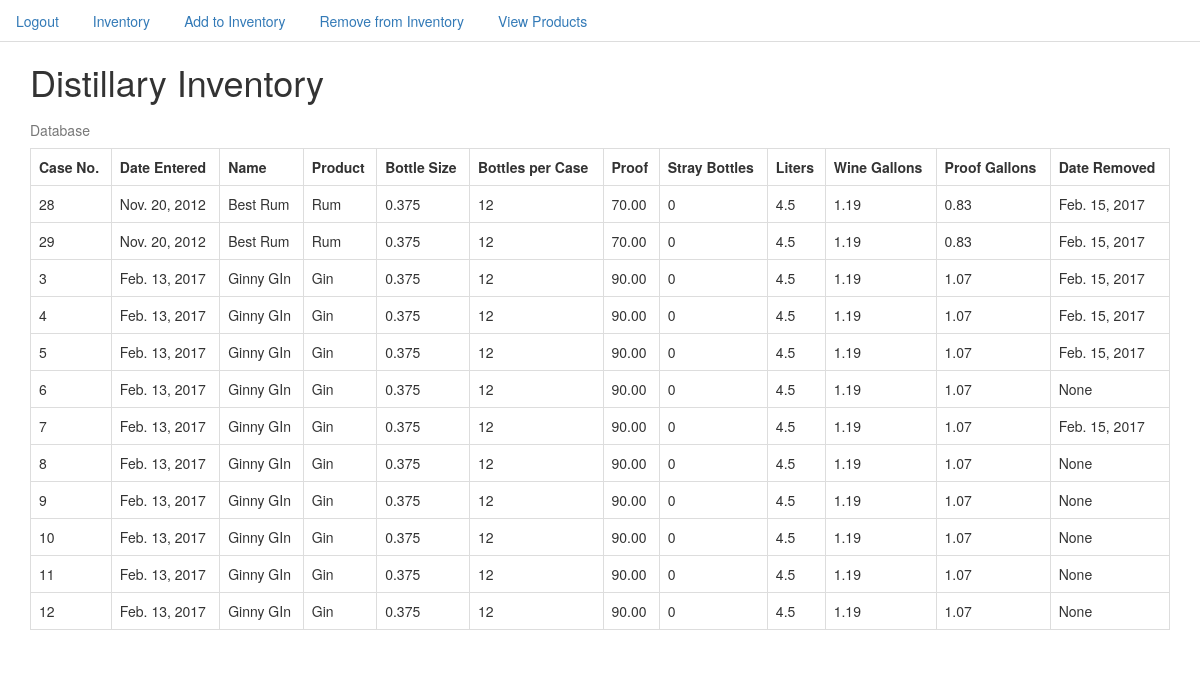
The app's page /inventory/ (signed in), older data.
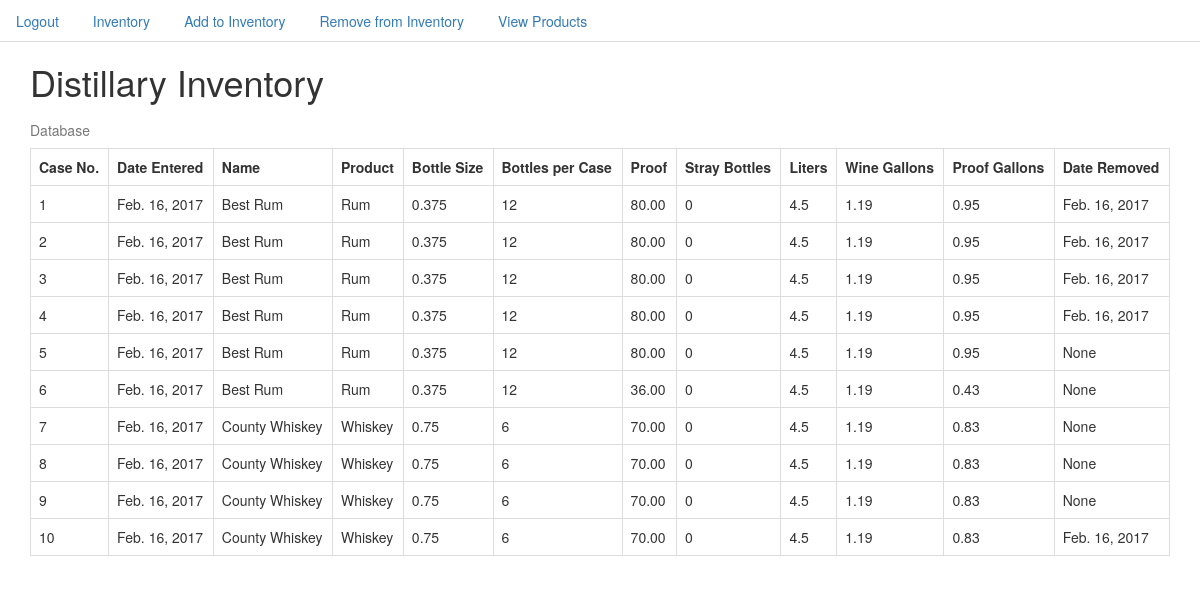
The same page, newer data.
### inventory/models.py (models this page shows)
class InventoryItem(models.Model):
    case_number = models.IntegerField()
    date_assigned = models.DateField(auto_now_add=True)
    name = models.ForeignKey(Product, on_delete=models.PROTECT)
    bottles_per_case = models.IntegerField()
    proof = models.DecimalField(max_digits=5,decimal_places=2)
    number_of_cases = models.IntegerField()
    stray_bottles = models.IntegerField(null=True,blank=True)
    date_removed = models.DateField(null=True,blank=True)
    invoice_number = models.IntegerField()
    @property
    def bottle_size(self):
        if self.bottles_per_case == 6:
            return .750
        elif self.bottles_per_case == 12:
            return .375
        else:
            pass
    @property
    def product(self):
        return self.name.product_type
    @property
    def liters(self):
        return self.bottle_size * self.bottles_per_case
    @property
    def wine_gallons(self):
        return round((self.liters * .264172),2)
    @property
    def proof_gallons(self):
        return round((int(self.proof)/100 * self.wine_gallons), 2)

class Product(models.Model):
    product_name = models.CharField(max_length=50)
    product_type = models.CharField(max_length=50)
    invoice_number = models.IntegerField()
    def __str__(self):
        return str(self.product_name)

### inventory/views.py (the view)
# urls.py: url(r'^inventory/$', InventoryListView.as_view(), name='inventory_list_view'),
class InventoryListView(LoginRequiredMixin, ListView):
    model = InventoryItem

### templates/inventory/inventoryitem_list.html
{% extends 'base.html' %}
{% block content %}
<div class="container">
  <h1>Distillary Inventory</h1>
<table  class="table table-bordered" >
    <caption>Database</caption>
  <tr>
    <th>Case No. </th>
    <th>Date Entered</th>
    <th>Name</th>
    <th>Product</th>
    <th>Bottle Size</th>
    <th>Bottles per Case</th>
    <th>Proof</th>
    <th>Stray Bottles</th>
    <th>Liters</th>
    <th>Wine Gallons</th>
    <th>Proof Gallons</th>
    <th>Date Removed</th>
  </tr>
  {% for item in object_list %}
  <tr>
    <td>{{item.case_number}}</td>
    <td>{{item.date_assigned}}</td>
    <td>{{item.name}}</td>
    <td>{{item.product}}</td>
    <td>{{item.bottle_size}}</td>
    <td>{{item.bottles_per_case}}</td>
    <td>{{item.proof}}</td>
    <td>{{item.stray_bottles}}</td>
    <td>{{item.liters}}</td>
    <td>{{item.wine_gallons}}</td>
    <td>{{item.proof_gallons}}</td>
    <td>{{item.date_removed}}</td>
  </tr>
  {% endfor %}
</div>
{% endblock %}

Row changes from the older to the newer data that the page shows:
removed InventoryItem: case_number "28", date_assigned "Nov. 20, 2012", name "Best Rum", product "Rum", bottle_size "0.375", bottles_per_case "12", proof "70.00", stray_bottles "0", liters "4.5", wine_gallons "1.19", proof_gallons "0.83", date_removed "Feb. 15, 2017"
removed InventoryItem: case_number "29", date_assigned "Nov. 20, 2012", name "Best Rum", product "Rum", bottle_size "0.375", bottles_per_case "12", proof "70.00", stray_bottles "0", liters "4.5", wine_gallons "1.19", proof_gallons "0.83", date_removed "Feb. 15, 2017"
removed InventoryItem: case_number "3", date_assigned "Feb. 13, 2017", name "Ginny GIn", product "Gin", bottle_size "0.375", bottles_per_case "12", proof "90.00", stray_bottles "0", liters "4.5", wine_gallons "1.19", proof_gallons "1.07", date_removed "Feb. 15, 2017"
removed InventoryItem: case_number "4", date_assigned "Feb. 13, 2017", name "Ginny GIn", product "Gin", bottle_size "0.375", bottles_per_case "12", proof "90.00", stray_bottles "0", liters "4.5", wine_gallons "1.19", proof_gallons "1.07", date_removed "Feb. 15, 2017"
removed InventoryItem: case_number "5", date_assigned "Feb. 13, 2017", name "Ginny GIn", product "Gin", bottle_size "0.375", bottles_per_case "12", proof "90.00", stray_bottles "0", liters "4.5", wine_gallons "1.19", proof_gallons "1.07", date_removed "Feb. 15, 2017"
removed InventoryItem: case_number "6", date_assigned "Feb. 13, 2017", name "Ginny GIn", product "Gin", bottle_size "0.375", bottles_per_case "12", proof "90.00", stray_bottles "0", liters "4.5", wine_gallons "1.19", proof_gallons "1.07", date_removed "None"
removed InventoryItem: case_number "7", date_assigned "Feb. 13, 2017", name "Ginny GIn", product "Gin", bottle_size "0.375", bottles_per_case "12", proof "90.00", stray_bottles "0", liters "4.5", wine_gallons "1.19", proof_gallons "1.07", date_removed "Feb. 15, 2017"
removed InventoryItem: case_number "8", date_assigned "Feb. 13, 2017", name "Ginny GIn", product "Gin", bottle_size "0.375", bottles_per_case "12", proof "90.00", stray_bottles "0", liters "4.5", wine_gallons "1.19", proof_gallons "1.07", date_removed "None"
removed InventoryItem: case_number "9", date_assigned "Feb. 13, 2017", name "Ginny GIn", product "Gin", bottle_size "0.375", bottles_per_case "12", proof "90.00", stray_bottles "0", liters "4.5", wine_gallons "1.19", proof_gallons "1.07", date_removed "None"
removed InventoryItem: case_number "10", date_assigned "Feb. 13, 2017", name "Ginny GIn", product "Gin", bottle_size "0.375", bottles_per_case "12", proof "90.00", stray_bottles "0", liters "4.5", wine_gallons "1.19", proof_gallons "1.07", date_removed "None"
removed InventoryItem: case_number "11", date_assigned "Feb. 13, 2017", name "Ginny GIn", product "Gin", bottle_size "0.375", bottles_per_case "12", proof "90.00", stray_bottles "0", liters "4.5", wine_gallons "1.19", proof_gallons "1.07", date_removed "None"
removed InventoryItem: case_number "12", date_assigned "Feb. 13, 2017", name "Ginny GIn", product "Gin", bottle_size "0.375", bottles_per_case "12", proof "90.00", stray_bottles "0", liters "4.5", wine_gallons "1.19", proof_gallons "1.07", date_removed "None"
added InventoryItem: case_number "1", date_assigned "Feb. 16, 2017", name "Best Rum", product "Rum", bottle_size "0.375", bottles_per_case "12", proof "80.00", stray_bottles "0", liters "4.5", wine_gallons "1.19", proof_gallons "0.95", date_removed "Feb. 16, 2017"
added InventoryItem: case_number "2", date_assigned "Feb. 16, 2017", name "Best Rum", product "Rum", bottle_size "0.375", bottles_per_case "12", proof "80.00", stray_bottles "0", liters "4.5", wine_gallons "1.19", proof_gallons "0.95", date_removed "Feb. 16, 2017"
added InventoryItem: case_number "3", date_assigned "Feb. 16, 2017", name "Best Rum", product "Rum", bottle_size "0.375", bottles_per_case "12", proof "80.00", stray_bottles "0", liters "4.5", wine_gallons "1.19", proof_gallons "0.95", date_removed "Feb. 16, 2017"
added InventoryItem: case_number "4", date_assigned "Feb. 16, 2017", name "Best Rum", product "Rum", bottle_size "0.375", bottles_per_case "12", proof "80.00", stray_bottles "0", liters "4.5", wine_gallons "1.19", proof_gallons "0.95", date_removed "Feb. 16, 2017"
added InventoryItem: case_number "5", date_assigned "Feb. 16, 2017", name "Best Rum", product "Rum", bottle_size "0.375", bottles_per_case "12", proof "80.00", stray_bottles "0", liters "4.5", wine_gallons "1.19", proof_gallons "0.95", date_removed "None"
added InventoryItem: case_number "6", date_assigned "Feb. 16, 2017", name "Best Rum", product "Rum", bottle_size "0.375", bottles_per_case "12", proof "36.00", stray_bottles "0", liters "4.5", wine_gallons "1.19", proof_gallons "0.43", date_removed "None"
added InventoryItem: case_number "7", date_assigned "Feb. 16, 2017", name "County Whiskey", product "Whiskey", bottle_size "0.75", bottles_per_case "6", proof "70.00", stray_bottles "0", liters "4.5", wine_gallons "1.19", proof_gallons "0.83", date_removed "None"
added InventoryItem: case_number "8", date_assigned "Feb. 16, 2017", name "County Whiskey", product "Whiskey", bottle_size "0.75", bottles_per_case "6", proof "70.00", stray_bottles "0", liters "4.5", wine_gallons "1.19", proof_gallons "0.83", date_removed "None"
added InventoryItem: case_number "9", date_assigned "Feb. 16, 2017", name "County Whiskey", product "Whiskey", bottle_size "0.75", bottles_per_case "6", proof "70.00", stray_bottles "0", liters "4.5", wine_gallons "1.19", proof_gallons "0.83", date_removed "None"
added InventoryItem: case_number "10", date_assigned "Feb. 16, 2017", name "County Whiskey", product "Whiskey", bottle_size "0.75", bottles_per_case "6", proof "70.00", stray_bottles "0", liters "4.5", wine_gallons "1.19", proof_gallons "0.83", date_removed "Feb. 16, 2017"
